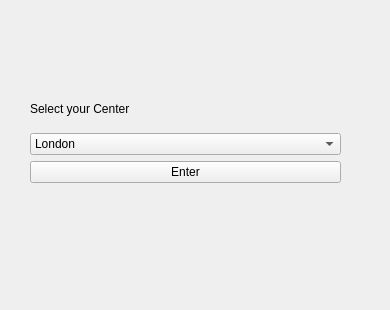
<?xml version="1.0" encoding="UTF-8"?>
<ui version="4.0">
 <class>Form</class>
 <widget class="QWidget" name="Form">
  <property name="windowModality">
   <enum>Qt::NonModal</enum>
  </property>
  <property name="enabled">
   <bool>true</bool>
  </property>
  <property name="geometry">
   <rect>
    <x>0</x>
    <y>0</y>
    <width>390</width>
    <height>310</height>
   </rect>
  </property>
  <property name="windowTitle">
   <string>Form</string>
  </property>
  <widget class="QWidget" name="">
   <property name="geometry">
    <rect>
     <x>30</x>
     <y>90</y>
     <width>311</width>
     <height>93</height>
    </rect>
   </property>
   <layout class="QVBoxLayout" name="verticalLayout">
    <item>
     <widget class="QLabel" name="label">
      <property name="text">
       <string>Select your Center</string>
      </property>
      <property name="textFormat">
       <enum>Qt::AutoText</enum>
      </property>
      <property name="scaledContents">
       <bool>false</bool>
      </property>
      <property name="wordWrap">
       <bool>false</bool>
      </property>
     </widget>
    </item>
    <item>
     <widget class="QComboBox" name="comboBox">
      <item>
       <property name="text">
        <string>London</string>
       </property>
      </item>
      <item>
       <property name="text">
        <string>Berin</string>
       </property>
      </item>
      <item>
       <property name="text">
        <string>Augsburg</string>
       </property>
      </item>
     </widget>
    </item>
    <item>
     <widget class="QPushButton" name="pushButton">
      <property name="enabled">
       <bool>true</bool>
      </property>
      <property name="text">
       <string>Enter</string>
      </property>
     </widget>
    </item>
   </layout>
  </widget>
 </widget>
 <resources/>
 <connections/>
</ui>
